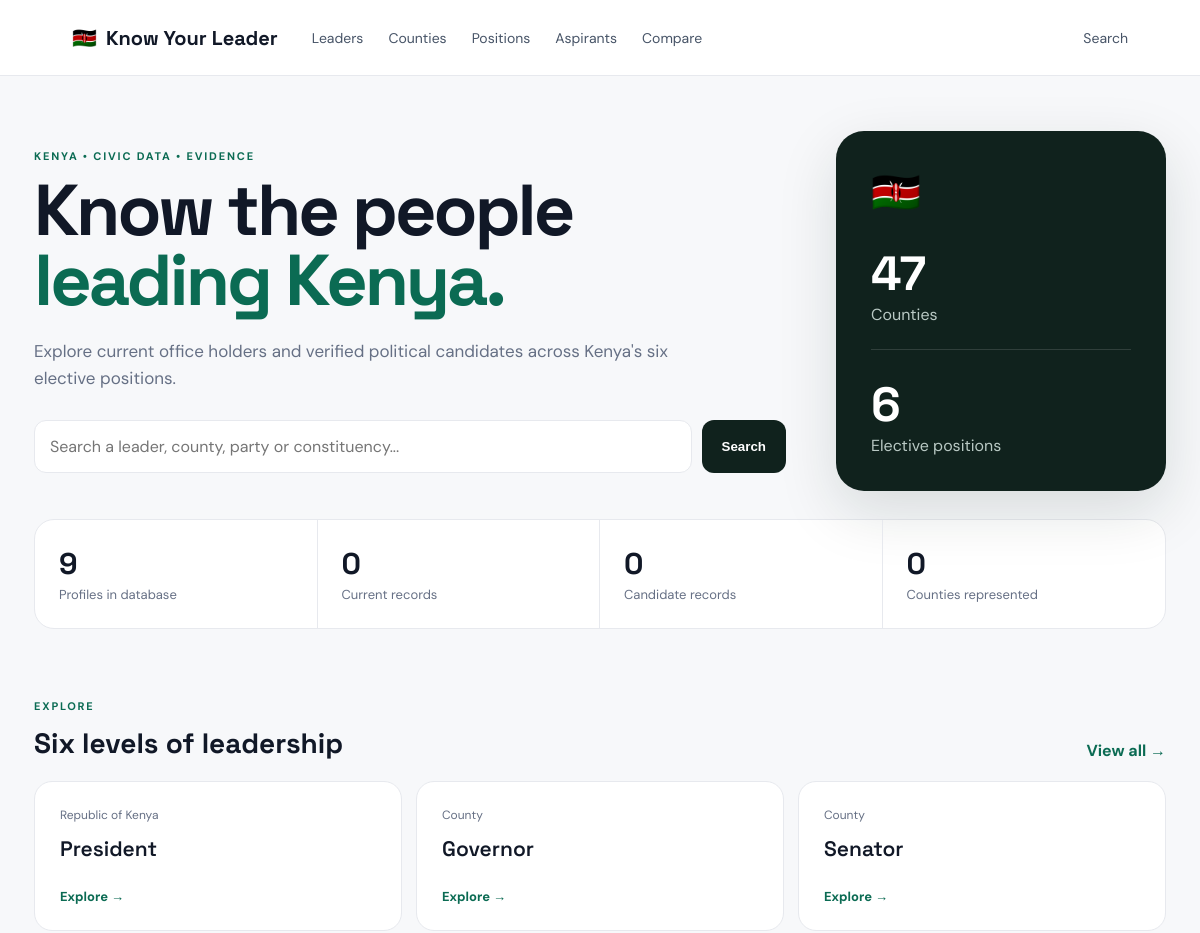
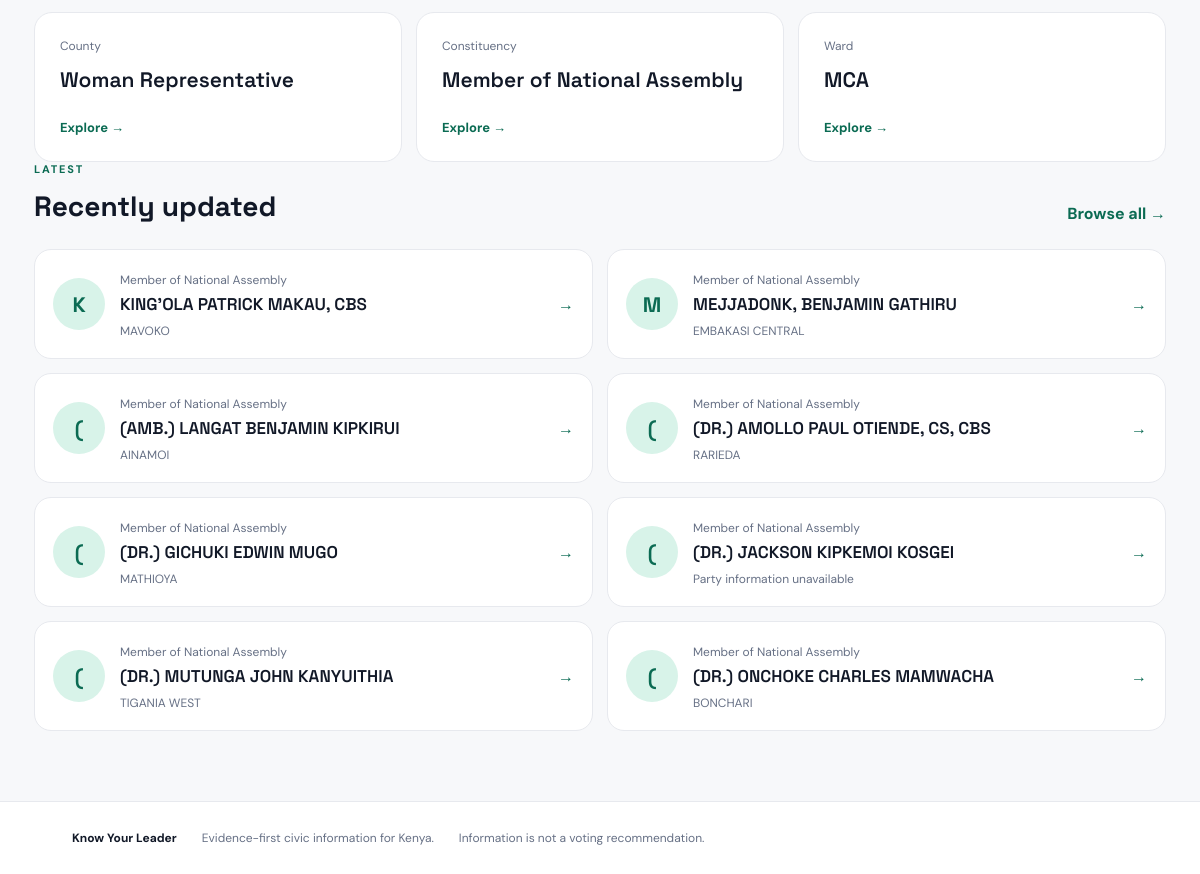
The page / on the database its author committed (2 pictures, top to bottom).
### tables this page shows
CREATE TABLE leaders (
      id INTEGER PRIMARY KEY AUTOINCREMENT,
      name TEXT NOT NULL,
      position TEXT NOT NULL,
      county TEXT DEFAULT '',
      constituency TEXT DEFAULT '',
      ward TEXT DEFAULT '',
      party TEXT DEFAULT '',
      status TEXT DEFAULT 'Current office holder',
      bio TEXT DEFAULT '',
      photo_url TEXT DEFAULT '',
      performance REAL,
      activity REAL,
      promises REAL,
      finance REAL,
      evidence REAL DEFAULT 0,
      source_url TEXT,
      source_name TEXT,
      source_updated TEXT,
      last_seen TEXT,
      UNIQUE(name, position, county, constituency, ward)
    );

### app.py (the view)
@app.route('/')
def home():
    c=db()
    total=c.execute('SELECT COUNT(*) FROM leaders').fetchone()[0]
    current=c.execute("SELECT COUNT(*) FROM leaders WHERE status LIKE '%Current%' OR status='Elected'").fetchone()[0]
    aspirants=c.execute("SELECT COUNT(*) FROM leaders WHERE status LIKE '%Aspirant%' OR status LIKE '%Candidate%'").fetchone()[0]
    counties=c.execute('SELECT COUNT(DISTINCT county) FROM leaders WHERE county<>""').fetchone()[0]
    latest=c.execute('SELECT * FROM leaders ORDER BY last_seen DESC LIMIT 8').fetchall()
    c.close()
    return render_template('index.html', total=total,current=current,aspirants=aspirants,counties=counties,leaders=rows_to_dict(latest),positions=POSITIONS)

### app.py (called while the page is built)
def db():
    c = sqlite3.connect(DB_PATH)
    c.row_factory = sqlite3.Row
    return c

def score(l):
    vals = [l['performance'], l['activity'], l['promises'], l['finance']]
    vals = [float(v) for v in vals if v is not None]
    return round(sum(vals)/len(vals), 1) if vals else None

def rows_to_dict(rows):
    out=[]
    for r in rows:
        d=dict(r); d['score']=score(r); out.append(d)
    return out

### templates/index.html
{% extends 'base.html' %}{% block title %}Know Your Leader — Kenya{% endblock %}{% block content %}<section class="hero"><div><div class="eyebrow">KENYA • CIVIC DATA • EVIDENCE</div><h1>Know the people<br><em>leading Kenya.</em></h1><p>Explore current office holders and verified political candidates across Kenya's six elective positions.</p><form action="/leaders"><input name="q" placeholder="Search a leader, county, party or constituency..."><button>Search</button></form></div><div class="hero-card"><div class="flag">🇰🇪</div><b>47</b><span>Counties</span><hr><b>6</b><span>Elective positions</span></div></section><section class="stats"><div><b>{{total}}</b><span>Profiles in database</span></div><div><b>{{current}}</b><span>Current records</span></div><div><b>{{aspirants}}</b><span>Candidate records</span></div><div><b>{{counties}}</b><span>Counties represented</span></div></section><section><div class="sectionhead"><div><div class="eyebrow">EXPLORE</div><h2>Six levels of leadership</h2></div><a href="/positions">View all →</a></div><div class="grid six">{% for p,area in positions.items() %}<a class="position" href="/leaders?position={{p}}"><small>{{area}}</small><strong>{{p}}</strong><span>Explore →</span></a>{% endfor %}</div></section><section><div class="sectionhead"><div><div class="eyebrow">LATEST</div><h2>Recently updated</h2></div><a href="/leaders">Browse all →</a></div><div class="grid cards">{% for l in leaders %}<a class="leadercard" href="/leader/{{l.id}}"><div class="avatar">{{l.name[:1]}}</div><div><small>{{l.position}}{% if l.county %} • {{l.county}}{% endif %}</small><h3>{{l.name}}</h3><span>{{l.party or 'Party information unavailable'}}</span></div><i>→</i></a>{% endfor %}</div></section>{% endblock %}

### templates/base.html
<!doctype html><html lang="en"><head><meta charset="utf-8"><meta name="viewport" content="width=device-width,initial-scale=1"><title>{% block title %}Know Your Leader{% endblock %}</title><link rel="stylesheet" href="{{ url_for('static',filename='style.css') }}"></head><body><nav><a class="brand" href="/">🇰🇪 <span>Know Your Leader</span></a><div class="navlinks"><a href="/leaders">Leaders</a><a href="/counties">Counties</a><a href="/positions">Positions</a><a href="/aspirants">Aspirants</a><a href="/compare">Compare</a></div><a class="navsearch" href="/leaders">Search</a></nav><main>{% block content %}{% endblock %}</main><footer><b>Know Your Leader</b><span>Evidence-first civic information for Kenya.</span><span>Information is not a voting recommendation.</span></footer></body></html>

### static/style.css (style rules this page uses)
:root { --ink:#111827;--muted:#667085;--line:#e7e9ee;--paper:#f7f8fa;--white:#fff;--accent:#0b6b53;--accent2:#d8f3e9;--dark:#10221d }
* { box-sizing:border-box }
body { margin:0;background:var(--paper);color:var(--ink);font-family:'DM Sans',sans-serif }
a { text-decoration:none;color:inherit }
nav { height:76px;background:#fff;border-bottom:1px solid var(--line);display:flex;align-items:center;padding:0 6%;gap:34px;position:sticky;top:0;z-index:10 }
.brand { font:700 20px 'Space Grotesk';display:flex;align-items:center;gap:9px }
.navlinks { display:flex;gap:25px;flex:1 }
.navlinks a,.navsearch { font-size:14px;color:#475467 }
main { max-width:1180px;margin:auto;padding:0 24px 70px }
.hero { margin:55px 0 28px;display:grid;grid-template-columns:1fr 330px;gap:50px;align-items:center }
.eyebrow { font-size:11px;font-weight:700;letter-spacing:1.8px;color:var(--accent);margin-bottom:12px }
.hero h1,.pagehead h1 { font:700 clamp(42px,6vw,76px)/.98 'Space Grotesk';letter-spacing:-3px;margin:0 0 22px }
.hero h1 em { font-style:normal;color:var(--accent) }
.hero p,.pagehead p { font-size:17px;color:var(--muted);max-width:650px;line-height:1.6 }
.hero form,.filters,.compareform { display:flex;gap:10px;margin-top:28px }
.hero input,.filters input,.filters select,.compareform select { border:1px solid var(--line);background:#fff;border-radius:12px;padding:15px;font:inherit;min-width:0 }
.hero input { flex:1 }
.hero button,.filters button,.compareform button,.button { background:var(--dark);color:white;border:0;border-radius:12px;padding:14px 20px;font-weight:700;cursor:pointer }
.hero-card { background:var(--dark);color:#fff;border-radius:28px;padding:35px;box-shadow:0 20px 60px #10221d22 }
.hero-card .flag { font-size:40px;margin-bottom:25px }
.hero-card b { display:block;font:700 48px 'Space Grotesk' }
.hero-card span { color:#b9c9c4 }
.hero-card hr { border:0;border-top:1px solid #ffffff22;margin:24px 0 }
.stats { display:grid;grid-template-columns:repeat(4,1fr);background:#fff;border:1px solid var(--line);border-radius:20px;margin-bottom:70px }
.stats div { padding:24px;border-right:1px solid var(--line) }
.stats div:last-child { border:0 }
.stats b { display:block;font:700 30px 'Space Grotesk' }
.stats span { color:var(--muted);font-size:13px }
.sectionhead { display:flex;justify-content:space-between;align-items:end;margin-bottom:20px }
.sectionhead h2 { font:700 28px 'Space Grotesk';margin:0 }
.sectionhead>a { color:var(--accent);font-weight:700 }
.grid { display:grid;gap:14px }
.six { grid-template-columns:repeat(3,1fr) }
.position { background:#fff;border:1px solid var(--line);border-radius:18px;padding:25px;display:flex;flex-direction:column;gap:12px;min-height:150px;transition:.2s }
.position small,.leadercard small { color:var(--muted);font-size:12px }
.position strong { font:600 21px 'Space Grotesk' }
.position span { color:var(--accent);font-size:13px;font-weight:700;margin-top:auto }
.cards { grid-template-columns:repeat(2,1fr);margin-top:25px }
.leadercard { background:#fff;border:1px solid var(--line);border-radius:17px;padding:18px;display:flex;align-items:center;gap:15px;transition:.2s }
.leadercard .avatar,.bigavatar { width:52px;height:52px;border-radius:50%;background:var(--accent2);color:var(--accent);display:grid;place-items:center;font:700 21px 'Space Grotesk';flex:none }
.leadercard h3 { font:600 17px 'Space Grotesk';margin:4px 0 }
.leadercard span { font-size:12px;color:var(--muted) }
.leadercard i { margin-left:auto;color:var(--accent) }
footer { border-top:1px solid var(--line);background:#fff;padding:28px 6%;display:flex;gap:25px;color:var(--muted);font-size:12px }
footer b { color:var(--ink) }

### rows shown on the page
leaders: name "K", position "Member of National Assembly", name "KING'OLA PATRICK MAKAU, CBS", party "MAVOKO"
leaders: name "M", position "Member of National Assembly", name "MEJJADONK, BENJAMIN GATHIRU", party "EMBAKASI CENTRAL"
leaders: name "(", position "Member of National Assembly", name "(AMB.) LANGAT BENJAMIN KIPKIRUI", party "AINAMOI"
leaders: name "(", position "Member of National Assembly", name "(DR.) AMOLLO PAUL OTIENDE, CS, CBS", party "RARIEDA"
leaders: name "(", position "Member of National Assembly", name "(DR.) GICHUKI EDWIN MUGO", party "MATHIOYA"
leaders: name "(", position "Member of National Assembly", name "(DR.) JACKSON KIPKEMOI KOSGEI", party "Party information unavailable"
leaders: name "(", position "Member of National Assembly", name "(DR.) MUTUNGA JOHN KANYUITHIA", party "TIGANIA WEST"
leaders: name "(", position "Member of National Assembly", name "(DR.) ONCHOKE CHARLES MAMWACHA", party "BONCHARI"

### other values the page prints
{{ total }} "9"
{{ current }} "0"
{{ aspirants }} "0"
{{ counties }} "0"
{{ area }} "Republic of Kenya" "County" "County" "County" "Constituency" "Ward"
{{ p }} "President" "Governor" "Senator" "Woman Representative" "Member of National Assembly" "MCA"
